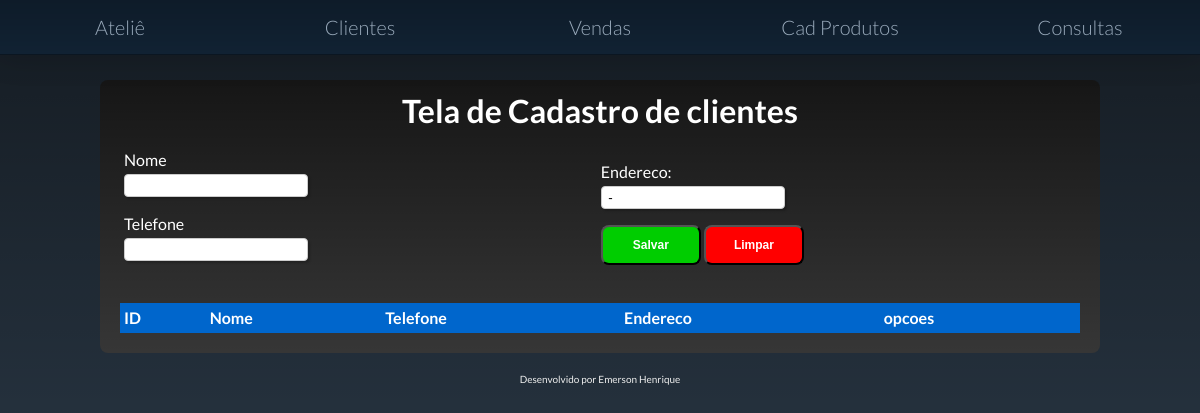
Page /projeto/cliente/ on the earlier database version.
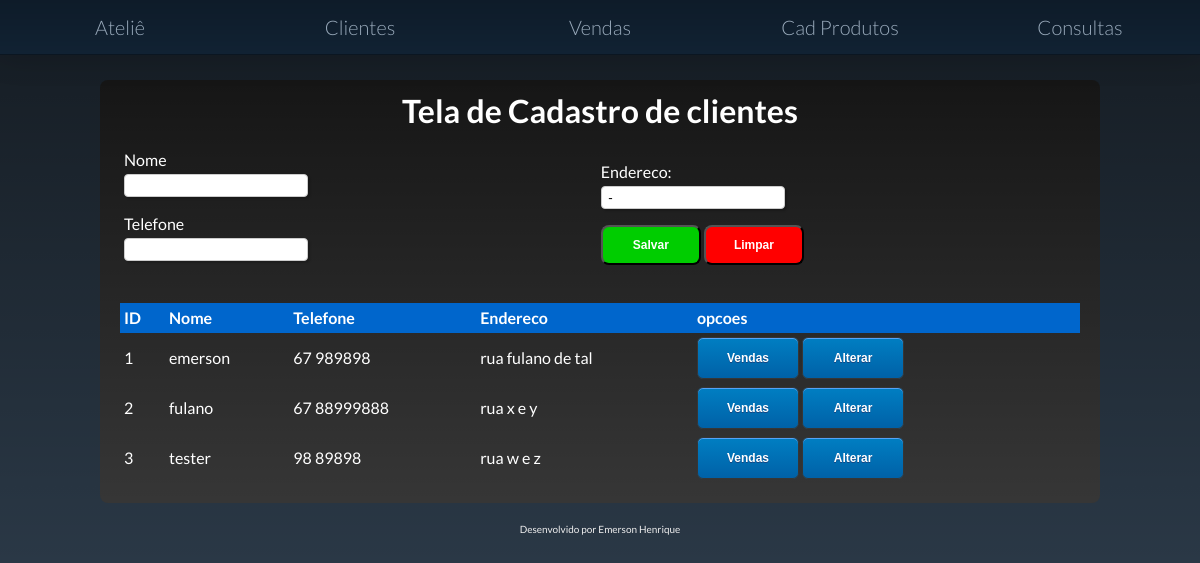
Same page on the later database version.
### core/models.py (models this page shows, shortened)
class Cadastro(models.Model):
    id = models.AutoField(primary_key=True)
    nome = models.CharField(max_length=100)
    telefone = models.CharField(max_length=20,)
    endereco = models.CharField(default=" - ", max_length=100, blank=True)
    class Meta:
        db_table = 'Cadastro'

### core/views.py (the view)
# urls.py: path('cliente/', Cliente, name='cliente'),
def Cliente(request):
    list = Cadastro.objects.all()
    form = CadastroForm()
    if request.method == 'POST':
       formPOST = CadastroForm(request.POST)
       if formPOST.is_valid():
          formPOST.save()
          return render(request, 'cliente.html', {'form': form, 'list':list})
       else:
          return render(request, 'cliente.html', {'form': formPOST, 'list':list})
    else:
          return render(request, 'cliente.html', {'form': form, 'list':list})

### core/forms.py
class CadastroForm(forms.ModelForm):
    class Meta:
        model = Cadastro
        fields = ['nome', 'telefone','endereco', ]

### templates/cliente.html (shortened to what this page needs)
{% extends 'base.html' %}
{% block listing %}
<h1 align="center"> Tela de Cadastro de clientes</h1></br>
{% block content %}
 <form action="" method="post">
     <table border="0px">
         <tr>
             <td>
                <fieldset>
                    <fieldset class="grupo">
                        <div class="campo">
                            <label >Nome</label>
                            {{ form.nome }}
                        </div>
                    </fieldset>
                    <div class="campo">
                        <label >Telefone</label>
                        {{ form.telefone }}
                    </div>
             </td>
             <td>
                 <div class="campo" >
                        <label> Endereco: </label>
                        {{form.endereco}}
                 </div>
                 <div>
                         <button type="submit" class="btn-Salvar" onclick="javascript:Alerta()">Salvar</button>
                         <button type="reset" class="btn-limpar"> Limpar </button>
                 </div>
             </td>
         </tr >
     </table>
</form>
<div>
<table id="custom">
  <thead>
    <tr>
        <th>ID</th>
        <th>Nome</th>
        <th>Telefone</th>
        <th>Endereco</th>
        <th>opcoes</th>
    </tr>
   </thead>
    {% for value in list %}
    <tbody>
       <tr>
        <td>{{ value.id }}</td>
        <td>{{ value.nome }}</td>
        <td>{{ value.telefone}}</td>
        <td>{{ value.endereco }}</td>
         <td> <a href="{% url 'venda' %}" class="botao-generico">Vendas</a>
              <a href="{% url 'updatecliente' value.id %}" class="botao-generico" >Alterar</a>
         </td>
       </tr>
    </tbody>
    {% endfor %}
</table>
</div>
{% endblock content %}
{% endblock %}

### templates/base.html
{% include 'parts/header.html' %}
{%block listing%}
{% endblock %}
{% include 'parts/footer.html' %}

### templates/parts/header.html (shortened to what this page needs)
<!DOCTYPE html>
{% load static %}
<html lang="en">
    <head>
      <link rel="stylesheet" href="{% static 'css/layout.css' %}">
      <link rel="stylesheet" href="{% static 'css/formulario.css' %}">
    </head>
    <body>
    {% block navigation %}
<header id="header">
	<nav class="links" style="--items: 5;">
		<a href="{% url 'index' %}">Ateliê</a>
        <a href="{% url 'cliente' %}">Clientes</a>
		<a href="{% url 'venda' %}">Vendas</a>
		<a href="{% url 'produto' %}">Cad Produtos</a>
		<a href="{% url 'consulta' %}">Consultas</a>
	</nav>
</header>
    {% endblock %}
<div class="content">

### templates/parts/footer.html
</div>
    </body>
<footer style="text-align: center">
    Desenvolvido por Emerson Henrique
</footer>
</html>

### templates/css/layout.css (style rules this page uses)
html, body, h1, h2, h3, h4, h5, h6, p, li, ol, ul, pre { margin: 0; padding: 0; }
html, body { min-height: 100%; }
body { background-color: #345; background-image: linear-gradient(to bottom, #0009, transparent); color: #eee; font-family: 'Lato', sans-serif; font-size: 62.5%; padding: 0 20px; box-sizing: border-box; }
.content { background-color: #363636; background-image: linear-gradient(to bottom, #0009, transparent); border-radius: 8px; box-sizing: border-box; color: white; font-size: 1.6em; line-height: 1.4em; margin: 20px auto; margin-top: 80px; padding: 20px; width: 100%; max-width: 1000px; }
.links { background-color: #123; background-image: linear-gradient(to bottom, #0003, transparent); border-bottom: 1px solid #0003; box-shadow: 0 0 32px #0003; font-size: 2em; font-weight: 300; }
.links > a { color: #9ab; padding: .75em; text-align: center; text-decoration: none; transition: all .5s; }
#header { position: fixed; top: 0; left: 0; right: 0; }
.links { display: grid; grid-template-columns: repeat(var(--items), 1fr); position: relative; }
table { border-collapse: collapse; width: 100%; }
th, td { text-align: left; padding: 4px; }
th { background-color: #0066cc; color: white; }
.botao-generico { -moz-box-shadow:inset 0px 1px 0px 0px #54a3f7; -webkit-box-shadow:inset 0px 1px 0px 0px #54a3f7; box-shadow:inset 0px 1px 0px 0px #54a3f7; background:-webkit-gradient( linear, left top, left bottom, color-stop(0.05, #007dc1), color-stop(1, #0061a7) ); background:-moz-linear-gradient( center top, #007dc1 5%, #0061a7 100% ); filter:progid:DXImageTransform.Microsoft.gradient(startColorstr='#007dc1', endColorstr='#0061a7'); background-color:#007dc1; -webkit-border-top-left-radius:6px; -moz-border-radius-topleft:6px; border-top-left-radius:6px; -webkit-border-top-right-radius:6px; -moz-border-radius-topright:6px; border-top-right-radius:6px; -webkit-border-bottom-right-radius:6px; -moz-border-radius-bottomright:6px; border-bottom-right-radius:6px; -webkit-border-bottom-left-radius:6px; -moz-border-radius-bottomleft:6px; border-bottom-left-radius:6px; text-indent:0; border:1px solid #363636; display:inline-block; color:#ffffff; font-family:arial; font-size:12px; font-weight:bold; font-style:normal; height:40px; line-height:40px; width:100px; text-decoration:none; text-align:center; text-shadow:0px 1px 0px #154682; }
.btn-Salvar { border-radius: 8px; height:40px; width:100px; background-color:#00CD00; color:#ffffff; font-family:arial; font-size:12px; font-weight:bold; font-style:normal; }
.btn-limpar { border-radius: 8px; height:40px; width:100px; background-color:#FF0000; color:#ffffff; font-family:arial; font-size:12px; font-weight:bold; font-style:normal; }

### templates/css/formulario.css (style rules this page uses)
* { margin: 0; padding: 0; }
fieldset { border: 0; }
.grupo:before, .grupo:after { content: " "; display: table; }
.grupo:after { clear: both; }
.campo { margin-bottom: 1em; }
.campo label { margin-bottom: 0.2em; color: white; display: block; }
fieldset.grupo .campo { float: left; margin-right: 1em; }
.campo input[type="text"], .campo input[type="email"], .campo input[type="url"], .campo input[type="tel"], .campo input[type="number"], .campo select, .campo textarea { border-radius: 4px; padding: 0.2em; border: 1px solid #CCC; box-shadow: 2px 2px 2px rgba(0,0,0,0.2); display: block; }

Differences in the rows shown:
added Cadastro: id "1", nome "emerson", telefone "67 989898", endereco "rua fulano de tal"
added Cadastro: id "2", nome "fulano", telefone "67 88999888", endereco "rua x e y"
added Cadastro: id "3", nome "tester", telefone "98 89898", endereco "rua w e z"
